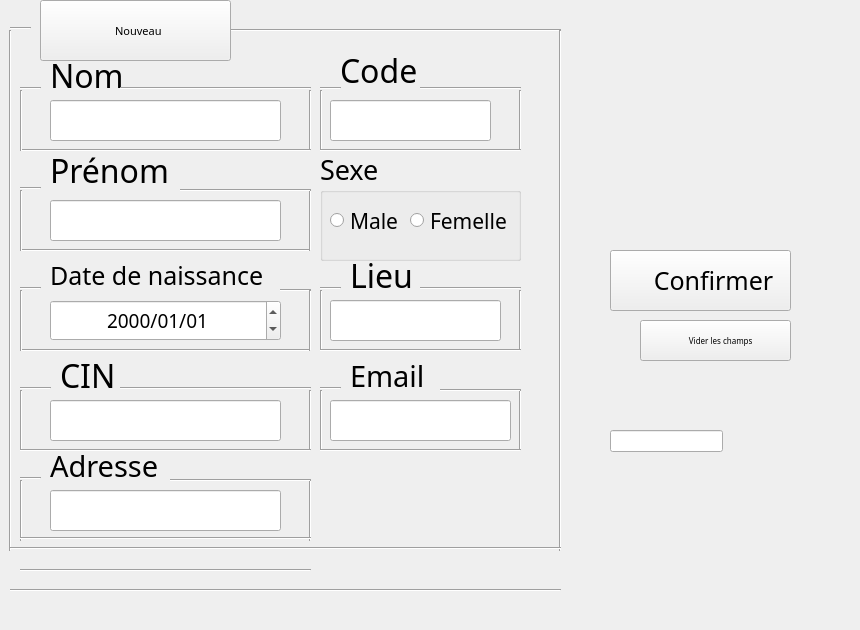
    <widget class="QWidget" name="tab_ajouter">
     <property name="font">
      <font>
       <family>Bahnschrift</family>
       <pointsize>8</pointsize>
      </font>
     </property>
     <attribute name="title">
      <string>Ajouter</string>
     </attribute>
     <widget class="QLabel" name="label">
      <property name="geometry">
       <rect>
        <x>0</x>
        <y>-1</y>
        <width>801</width>
        <height>591</height>
       </rect>
      </property>
      <property name="text">
       <string/>
      </property>
     </widget>
     <widget class="Line" name="line_4">
      <property name="geometry">
       <rect>
        <x>300</x>
        <y>90</y>
        <width>20</width>
        <height>61</height>
       </rect>
      </property>
      <property name="orientation">
       <enum>Qt::Vertical</enum>
      </property>
     </widget>
     <widget class="Line" name="line_38">
      <property name="geometry">
       <rect>
        <x>220</x>
        <y>20</y>
        <width>341</width>
        <height>20</height>
       </rect>
      </property>
      <property name="orientation">
       <enum>Qt::Horizontal</enum>
      </property>
     </widget>
     <widget class="Line" name="line_27">
      <property name="geometry">
       <rect>
        <x>510</x>
        <y>290</y>
        <width>20</width>
        <height>61</height>
       </rect>
      </property>
      <property name="orientation">
       <enum>Qt::Vertical</enum>
      </property>
     </widget>
     <widget class="QPushButton" name="pushButton">
      <property name="geometry">
       <rect>
        <x>40</x>
        <y>0</y>
        <width>191</width>
        <height>61</height>
       </rect>
      </property>
      <property name="text">
       <string>  Nouveau</string>
      </property>
     </widget>
     <widget class="Line" name="line_2">
      <property name="geometry">
       <rect>
        <x>20</x>
        <y>140</y>
        <width>291</width>
        <height>20</height>
       </rect>
      </property>
      <property name="orientation">
       <enum>Qt::Horizontal</enum>
      </property>
     </widget>
     <widget class="Line" name="line_23">
      <property name="geometry">
       <rect>
        <x>20</x>
        <y>470</y>
        <width>21</width>
        <height>16</height>
       </rect>
      </property>
      <property name="orientation">
       <enum>Qt::Horizontal</enum>
      </property>
     </widget>
     <widget class="Line" name="line_10">
      <property name="geometry">
       <rect>
        <x>20</x>
        <y>240</y>
        <width>291</width>
        <height>20</height>
       </rect>
      </property>
      <property name="orientation">
       <enum>Qt::Horizontal</enum>
      </property>
     </widget>
     <widget class="QLabel" name="label_6">
      <property name="geometry">
       <rect>
        <x>60</x>
        <y>360</y>
        <width>111</width>
        <height>31</height>
       </rect>
      </property>
      <property name="font">
       <font>
        <family>Bahnschrift</family>
        <pointsize>24</pointsize>
       </font>
      </property>
      <property name="text">
       <string>CIN</string>
      </property>
     </widget>
     <widget class="Line" name="line_36">
      <property name="geometry">
       <rect>
        <x>0</x>
        <y>30</y>
        <width>20</width>
        <height>521</height>
       </rect>
      </property>
      <property name="orientation">
       <enum>Qt::Vertical</enum>
      </property>
     </widget>
     <widget class="QLabel" name="label_3">
      <property name="geometry">
       <rect>
        <x>50</x>
        <y>60</y>
        <width>91</width>
        <height>31</height>
       </rect>
      </property>
      <property name="font">
       <font>
        <family>Bahnschrift</family>
        <pointsize>24</pointsize>
       </font>
      </property>
      <property name="text">
       <string>Nom</string>
      </property>
     </widget>
     <widget class="Line" name="line_8">
      <property name="geometry">
       <rect>
        <x>20</x>
        <y>180</y>
        <width>21</width>
        <height>16</height>
       </rect>
      </property>
      <property name="orientation">
       <enum>Qt::Horizontal</enum>
      </property>
     </widget>
     <widget class="QLineEdit" name="SexeEdit">
      <property name="geometry">
       <rect>
        <x>610</x>
        <y>430</y>
        <width>113</width>
        <height>22</height>
       </rect>
      </property>
     </widget>
     <widget class="QLabel" name="label_2">
      <property name="geometry">
       <rect>
        <x>20</x>
        <y>0</y>
        <width>51</width>
        <height>51</height>
       </rect>
      </property>
      <property name="text">
       <string/>
      </property>
     </widget>
     <widget class="Line" name="line_19">
      <property name="geometry">
       <rect>
        <x>20</x>
        <y>390</y>
        <width>3</width>
        <height>61</height>
       </rect>
      </property>
      <property name="orientation">
       <enum>Qt::Vertical</enum>
      </property>
     </widget>
     <widget class="QGroupBox" name="groupBox">
      <property name="geometry">
       <rect>
        <x>320</x>
        <y>150</y>
        <width>201</width>
        <height>111</height>
       </rect>
      </property>
      <property name="font">
       <font>
        <family>Bahnschrift</family>
        <pointsize>20</pointsize>
       </font>
      </property>
      <property name="title">
       <string>Sexe</string>
      </property>
      <widget class="QRadioButton" name="radioMale">
       <property name="geometry">
        <rect>
         <x>10</x>
         <y>50</y>
         <width>81</width>
         <height>41</height>
        </rect>
       </property>
       <property name="font">
        <font>
         <family>Bahnschrift</family>
         <pointsize>16</pointsize>
        </font>
       </property>
       <property name="text">
        <string>Male</string>
       </property>
      </widget>
      <widget class="QRadioButton" name="radioFemelle">
       <property name="geometry">
        <rect>
         <x>90</x>
         <y>50</y>
         <width>121</width>
         <height>41</height>
        </rect>
       </property>
       <property name="font">
        <font>
         <family>Bahnschrift</family>
         <pointsize>16</pointsize>
        </font>
       </property>
       <property name="text">
        <string>Femelle</string>
       </property>
      </widget>
     </widget>
     <widget class="Line" name="line_15">
      <property name="geometry">
       <rect>
        <x>20</x>
        <y>340</y>
        <width>291</width>
        <height>20</height>
       </rect>
      </property>
      <property name="orientation">
       <enum>Qt::Horizontal</enum>
      </property>
     </widget>
     <widget class="Line" name="line_7">
      <property name="geometry">
       <rect>
        <x>300</x>
        <y>190</y>
        <width>20</width>
        <height>61</height>
       </rect>
      </property>
      <property name="orientation">
       <enum>Qt::Vertical</enum>
      </property>
     </widget>
     <widget class="Line" name="line_17">
      <property name="geometry">
       <rect>
        <x>300</x>
        <y>390</y>
        <width>20</width>
        <height>61</height>
       </rect>
      </property>
      <property name="orientation">
       <enum>Qt::Vertical</enum>
      </property>
     </widget>
     <widget class="Line" name="line_6">
      <property name="geometry">
       <rect>
        <x>180</x>
        <y>180</y>
        <width>131</width>
        <height>20</height>
       </rect>
      </property>
      <property name="orientation">
       <enum>Qt::Horizontal</enum>
      </property>
     </widget>
     <widget class="QLabel" name="label_5">
      <property name="geometry">
       <rect>
        <x>50</x>
        <y>260</y>
        <width>241</width>
        <height>31</height>
       </rect>
      </property>
      <property name="font">
       <font>
        <family>Bahnschrift</family>
        <pointsize>19</pointsize>
       </font>
      </property>
      <property name="text">
       <string>Date de naissance</string>
      </property>
     </widget>
     <widget class="QPushButton" name="pushButton_2">
      <property name="geometry">
       <rect>
        <x>610</x>
        <y>250</y>
        <width>181</width>
        <height>61</height>
       </rect>
      </property>
      <property name="font">
       <font>
        <family>Bahnschrift</family>
        <pointsize>19</pointsize>
       </font>
      </property>
      <property name="text">
       <string>    Confirmer</string>
      </property>
     </widget>
     <widget class="QLabel" name="label_10">
      <property name="geometry">
       <rect>
        <x>580</x>
        <y>250</y>
        <width>61</width>
        <height>61</height>
       </rect>
      </property>
      <property name="text">
       <string/>
      </property>
     </widget>
     <widget class="Line" name="line_20">
      <property name="geometry">
       <rect>
        <x>20</x>
        <y>440</y>
        <width>291</width>
        <height>20</height>
       </rect>
      </property>
      <property name="orientation">
       <enum>Qt::Horizontal</enum>
      </property>
     </widget>
     <widget class="Line" name="line_28">
      <property name="geometry">
       <rect>
        <x>320</x>
        <y>280</y>
        <width>21</width>
        <height>16</height>
       </rect>
      </property>
      <property name="orientation">
       <enum>Qt::Horizontal</enum>
      </property>
     </widget>
     <widget class="Line" name="line_13">
      <property name="geometry">
       <rect>
        <x>20</x>
        <y>280</y>
        <width>21</width>
        <height>16</height>
       </rect>
      </property>
      <property name="orientation">
       <enum>Qt::Horizontal</enum>
      </property>
     </widget>
     <widget class="Line" name="line_37">
      <property name="geometry">
       <rect>
        <x>550</x>
        <y>30</y>
        <width>20</width>
        <height>521</height>
       </rect>
      </property>
      <property name="orientation">
       <enum>Qt::Vertical</enum>
      </property>
     </widget>
     <widget class="Line" name="line_18">
      <property name="geometry">
       <rect>
        <x>20</x>
        <y>380</y>
        <width>31</width>
        <height>16</height>
       </rect>
      </property>
      <property name="orientation">
       <enum>Qt::Horizontal</enum>
      </property>
     </widget>
     <widget class="QLabel" name="label_4">
      <property name="geometry">
       <rect>
        <x>50</x>
        <y>140</y>
        <width>131</width>
        <height>61</height>
       </rect>
      </property>
      <property name="font">
       <font>
        <family>Bahnschrift</family>
        <pointsize>24</pointsize>
       </font>
      </property>
      <property name="text">
       <string>Prénom</string>
      </property>
     </widget>
     <widget class="QLineEdit" name="LieuEdit">
      <property name="geometry">
       <rect>
        <x>330</x>
        <y>300</y>
        <width>171</width>
        <height>41</height>
       </rect>
      </property>
      <property name="font">
       <font>
        <pointsize>14</pointsize>
       </font>
      </property>
     </widget>
     <widget class="Line" name="line_25">
      <property name="geometry">
       <rect>
        <x>20</x>
        <y>560</y>
        <width>291</width>
        <height>20</height>
       </rect>
      </property>
      <property name="orientation">
       <enum>Qt::Horizontal</enum>
      </property>
     </widget>
     <widget class="Line" name="line_11">
      <property name="geometry">
       <rect>
        <x>280</x>
        <y>280</y>
        <width>31</width>
        <height>20</height>
       </rect>
      </property>
      <property name="orientation">
       <enum>Qt::Horizontal</enum>
      </property>
     </widget>
     <widget class="Line" name="line_26">
      <property name="geometry">
       <rect>
        <x>420</x>
        <y>280</y>
        <width>101</width>
        <height>16</height>
       </rect>
      </property>
      <property name="orientation">
       <enum>Qt::Horizontal</enum>
      </property>
     </widget>
     <widget class="Line" name="line_22">
      <property name="geometry">
       <rect>
        <x>300</x>
        <y>480</y>
        <width>20</width>
        <height>61</height>
       </rect>
      </property>
      <property name="orientation">
       <enum>Qt::Vertical</enum>
      </property>
     </widget>
     <widget class="Line" name="line_29">
      <property name="geometry">
       <rect>
        <x>320</x>
        <y>290</y>
        <width>3</width>
        <height>61</height>
       </rect>
      </property>
      <property name="orientation">
       <enum>Qt::Vertical</enum>
      </property>
     </widget>
     <widget class="Line" name="line_9">
      <property name="geometry">
       <rect>
        <x>20</x>
        <y>190</y>
        <width>3</width>
        <height>61</height>
       </rect>
      </property>
      <property name="orientation">
       <enum>Qt::Vertical</enum>
      </property>
     </widget>
     <widget class="Line" name="line_39">
      <property name="geometry">
       <rect>
        <x>10</x>
        <y>580</y>
        <width>551</width>
        <height>20</height>
       </rect>
      </property>
      <property name="orientation">
       <enum>Qt::Horizontal</enum>
      </property>
     </widget>
     <widget class="QLineEdit" name="nomEdit">
      <property name="geometry">
       <rect>
        <x>50</x>
        <y>100</y>
        <width>231</width>
        <height>41</height>
       </rect>
      </property>
      <property name="font">
       <font>
        <pointsize>14</pointsize>
       </font>
      </property>
     </widget>
     <widget class="Line" name="line_14">
      <property name="geometry">
       <rect>
        <x>20</x>
        <y>290</y>
        <width>3</width>
        <height>61</height>
       </rect>
      </property>
      <property name="orientation">
       <enum>Qt::Vertical</enum>
      </property>
     </widget>
     <widget class="Line" name="line">
      <property name="geometry">
       <rect>
        <x>120</x>
        <y>80</y>
        <width>191</width>
        <height>16</height>
       </rect>
      </property>
      <property name="orientation">
       <enum>Qt::Horizontal</enum>
      </property>
     </widget>
     <widget class="Line" name="line_5">
      <property name="geometry">
       <rect>
        <x>20</x>
        <y>80</y>
        <width>21</width>
        <height>16</height>
       </rect>
      </property>
      <property name="orientation">
       <enum>Qt::Horizontal</enum>
      </property>
     </widget>
     <widget class="QLabel" name="label_7">
      <property name="geometry">
       <rect>
        <x>50</x>
        <y>450</y>
        <width>151</width>
        <height>31</height>
       </rect>
      </property>
      <property name="font">
       <font>
        <family>Bahnschrift</family>
        <pointsize>22</pointsize>
       </font>
      </property>
      <property name="text">
       <string>Adresse</string>
      </property>
     </widget>
     <widget class="Line" name="line_30">
      <property name="geometry">
       <rect>
        <x>320</x>
        <y>340</y>
        <width>201</width>
        <height>20</height>
       </rect>
      </property>
      <property name="orientation">
       <enum>Qt::Horizontal</enum>
      </property>
     </widget>
     <widget class="Line" name="line_24">
      <property name="geometry">
       <rect>
        <x>20</x>
        <y>480</y>
        <width>3</width>
        <height>61</height>
       </rect>
      </property>
      <property name="orientation">
       <enum>Qt::Vertical</enum>
      </property>
     </widget>
     <widget class="QLineEdit" name="adresseEdit">
      <property name="geometry">
       <rect>
        <x>50</x>
        <y>490</y>
        <width>231</width>
        <height>41</height>
       </rect>
      </property>
      <property name="font">
       <font>
        <pointsize>14</pointsize>
       </font>
      </property>
     </widget>
     <widget class="Line" name="line_3">
      <property name="geometry">
       <rect>
        <x>20</x>
        <y>90</y>
        <width>3</width>
        <height>61</height>
       </rect>
      </property>
      <property name="orientation">
       <enum>Qt::Vertical</enum>
      </property>
     </widget>
     <widget class="Line" name="line_12">
      <property name="geometry">
       <rect>
        <x>300</x>
        <y>290</y>
        <width>20</width>
        <height>61</height>
       </rect>
      </property>
      <property name="orientation">
       <enum>Qt::Vertical</enum>
      </property>
     </widget>
     <widget class="Line" name="line_21">
      <property name="geometry">
       <rect>
        <x>170</x>
        <y>470</y>
        <width>141</width>
        <height>20</height>
       </rect>
      </property>
      <property name="orientation">
       <enum>Qt::Horizontal</enum>
      </property>
     </widget>
     <widget class="QLabel" name="label_11">
      <property name="geometry">
       <rect>
        <x>620</x>
        <y>320</y>
        <width>41</width>
        <height>41</height>
       </rect>
      </property>
      <property name="text">
       <string/>
      </property>
     </widget>
     <widget class="QLineEdit" name="CINEdit">
      <property name="geometry">
       <rect>
        <x>50</x>
        <y>400</y>
        <width>231</width>
        <height>41</height>
       </rect>
      </property>
      <property name="font">
       <font>
        <pointsize>14</pointsize>
       </font>
      </property>
     </widget>
     <widget class="Line" name="line_16">
      <property name="geometry">
       <rect>
        <x>120</x>
        <y>380</y>
        <width>191</width>
        <height>16</height>
       </rect>
      </property>
      <property name="orientation">
       <enum>Qt::Horizontal</enum>
      </property>
     </widget>
     <widget class="QPushButton" name="pushButton_3">
      <property name="geometry">
       <rect>
        <x>640</x>
        <y>320</y>
        <width>151</width>
        <height>41</height>
       </rect>
      </property>
      <property name="font">
       <font>
        <pointsize>6</pointsize>
       </font>
      </property>
      <property name="text">
       <string>     Vider les champs</string>
      </property>
     </widget>
     <widget class="QLineEdit" name="prenomEdit">
      <property name="geometry">
       <rect>
        <x>50</x>
        <y>200</y>
        <width>231</width>
        <height>41</height>
       </rect>
      </property>
      <property name="font">
       <font>
        <pointsize>14</pointsize>
       </font>
      </property>
     </widget>
     <widget class="QLabel" name="label_8">
      <property name="geometry">
       <rect>
        <x>350</x>
        <y>260</y>
        <width>101</width>
        <height>31</height>
       </rect>
      </property>
      <property name="font">
       <font>
        <family>Bahnschrift</family>
        <pointsize>24</pointsize>
       </font>
      </property>
      <property name="text">
       <string>Lieu</string>
      </property>
     </widget>
     <widget class="Line" name="line_31">
      <property name="geometry">
       <rect>
        <x>20</x>
        <y>530</y>
        <width>291</width>
        <height>16</height>
       </rect>
      </property>
      <property name="orientation">
       <enum>Qt::Horizontal</enum>
      </property>
     </widget>
     <widget class="Line" name="line_32">
      <property name="geometry">
       <rect>
        <x>10</x>
        <y>540</y>
        <width>551</width>
        <height>16</height>
       </rect>
      </property>
      <property name="orientation">
       <enum>Qt::Horizontal</enum>
      </property>
     </widget>
     <widget class="QLabel" name="label_9">
      <property name="geometry">
       <rect>
        <x>660</x>
        <y>430</y>
        <width>191</width>
        <height>191</height>
       </rect>
      </property>
      <property name="text">
       <string/>
      </property>
     </widget>
     <widget class="QLabel" name="label_12">
      <property name="geometry">
       <rect>
        <x>630</x>
        <y>60</y>
        <width>121</width>
        <height>121</height>
       </rect>
      </property>
      <property name="text">
       <string/>
      </property>
     </widget>
     <widget class="QLabel" name="label_13">
      <property name="geometry">
       <rect>
        <x>620</x>
        <y>30</y>
        <width>51</width>
        <height>51</height>
       </rect>
      </property>
      <property name="text">
       <string/>
      </property>
     </widget>
     <widget class="QDateEdit" name="dateEdit">
      <property name="geometry">
       <rect>
        <x>50</x>
        <y>300</y>
        <width>231</width>
        <height>41</height>
       </rect>
      </property>
      <property name="font">
       <font>
        <pointsize>14</pointsize>
       </font>
      </property>
      <property name="layoutDirection">
       <enum>Qt::LeftToRight</enum>
      </property>
      <property name="alignment">
       <set>Qt::AlignCenter</set>
      </property>
      <property name="displayFormat">
       <string>yyyy/MM/dd</string>
      </property>
     </widget>
     <widget class="Line" name="line_33">
      <property name="geometry">
       <rect>
        <x>320</x>
        <y>90</y>
        <width>3</width>
        <height>61</height>
       </rect>
      </property>
      <property name="orientation">
       <enum>Qt::Vertical</enum>
      </property>
     </widget>
     <widget class="Line" name="line_34">
      <property name="geometry">
       <rect>
        <x>510</x>
        <y>90</y>
        <width>20</width>
        <height>61</height>
       </rect>
      </property>
      <property name="orientation">
       <enum>Qt::Vertical</enum>
      </property>
     </widget>
     <widget class="QLabel" name="label_14">
      <property name="geometry">
       <rect>
        <x>340</x>
        <y>50</y>
        <width>91</width>
        <height>41</height>
       </rect>
      </property>
      <property name="font">
       <font>
        <family>Bahnschrift</family>
        <pointsize>24</pointsize>
       </font>
      </property>
      <property name="text">
       <string>Code</string>
      </property>
     </widget>
     <widget class="Line" name="line_35">
      <property name="geometry">
       <rect>
        <x>320</x>
        <y>80</y>
        <width>21</width>
        <height>16</height>
       </rect>
      </property>
      <property name="orientation">
       <enum>Qt::Horizontal</enum>
      </property>
     </widget>
     <widget class="Line" name="line_40">
      <property name="geometry">
       <rect>
        <x>420</x>
        <y>80</y>
        <width>101</width>
        <height>16</height>
       </rect>
      </property>
      <property name="orientation">
       <enum>Qt::Horizontal</enum>
      </property>
     </widget>
     <widget class="Line" name="line_41">
      <property name="geometry">
       <rect>
        <x>320</x>
        <y>140</y>
        <width>201</width>
        <height>20</height>
       </rect>
      </property>
      <property name="orientation">
       <enum>Qt::Horizontal</enum>
      </property>
     </widget>
     <widget class="QLineEdit" name="CodeEdit">
      <property name="geometry">
       <rect>
        <x>330</x>
        <y>100</y>
        <width>161</width>
        <height>41</height>
       </rect>
      </property>
      <property name="font">
       <font>
        <pointsize>14</pointsize>
       </font>
      </property>
     </widget>
     <widget class="Line" name="line_129">
      <property name="geometry">
       <rect>
        <x>10</x>
        <y>20</y>
        <width>21</width>
        <height>16</height>
       </rect>
      </property>
      <property name="orientation">
       <enum>Qt::Horizontal</enum>
      </property>
     </widget>
     <widget class="QLineEdit" name="EmailEdit">
      <property name="geometry">
       <rect>
        <x>330</x>
        <y>400</y>
        <width>181</width>
        <height>41</height>
       </rect>
      </property>
      <property name="font">
       <font>
        <pointsize>14</pointsize>
       </font>
      </property>
     </widget>
     <widget class="Line" name="line_230">
      <property name="geometry">
       <rect>
        <x>320</x>
        <y>380</y>
        <width>21</width>
        <height>16</height>
       </rect>
      </property>
      <property name="orientation">
       <enum>Qt::Horizontal</enum>
      </property>
     </widget>
     <widget class="Line" name="line_229">
      <property name="geometry">
       <rect>
        <x>320</x>
        <y>390</y>
        <width>3</width>
        <height>61</height>
       </rect>
      </property>
      <property name="orientation">
       <enum>Qt::Vertical</enum>
      </property>
     </widget>
     <widget class="Line" name="line_228">
      <property name="geometry">
       <rect>
        <x>510</x>
        <y>390</y>
        <width>20</width>
        <height>61</height>
       </rect>
      </property>
      <property name="orientation">
       <enum>Qt::Vertical</enum>
      </property>
     </widget>
     <widget class="QLabel" name="label_83">
      <property name="geometry">
       <rect>
        <x>350</x>
        <y>360</y>
        <width>101</width>
        <height>31</height>
       </rect>
      </property>
      <property name="font">
       <font>
        <family>Bahnschrift</family>
        <pointsize>22</pointsize>
       </font>
      </property>
      <property name="text">
       <string>Email</string>
      </property>
     </widget>
     <widget class="Line" name="line_231">
      <property name="geometry">
       <rect>
        <x>320</x>
        <y>440</y>
        <width>201</width>
        <height>20</height>
       </rect>
      </property>
      <property name="orientation">
       <enum>Qt::Horizontal</enum>
      </property>
     </widget>
     <widget class="Line" name="line_232">
      <property name="geometry">
       <rect>
        <x>440</x>
        <y>380</y>
        <width>81</width>
        <height>20</height>
       </rect>
      </property>
      <property name="orientation">
       <enum>Qt::Horizontal</enum>
      </property>
     </widget>
     <zorder>SexeEdit</zorder>
     <zorder>label</zorder>
     <zorder>line_4</zorder>
     <zorder>line_38</zorder>
     <zorder>line_27</zorder>
     <zorder>pushButton</zorder>
     <zorder>line_2</zorder>
     <zorder>line_23</zorder>
     <zorder>line_10</zorder>
     <zorder>label_6</zorder>
     <zorder>line_36</zorder>
     <zorder>label_3</zorder>
     <zorder>line_8</zorder>
     <zorder>line_19</zorder>
     <zorder>groupBox</zorder>
     <zorder>line_15</zorder>
     <zorder>line_7</zorder>
     <zorder>line_17</zorder>
     <zorder>line_6</zorder>
     <zorder>label_5</zorder>
     <zorder>pushButton_2</zorder>
     <zorder>line_20</zorder>
     <zorder>line_28</zorder>
     <zorder>line_13</zorder>
     <zorder>line_37</zorder>
     <zorder>line_18</zorder>
     <zorder>label_4</zorder>
     <zorder>LieuEdit</zorder>
     <zorder>line_25</zorder>
     <zorder>line_11</zorder>
     <zorder>line_26</zorder>
     <zorder>line_22</zorder>
     <zorder>line_29</zorder>
     <zorder>line_9</zorder>
     <zorder>line_39</zorder>
     <zorder>nomEdit</zorder>
     <zorder>line_14</zorder>
     <zorder>line</zorder>
     <zorder>line_5</zorder>
     <zorder>label_7</zorder>
     <zorder>line_30</zorder>
     <zorder>line_24</zorder>
     <zorder>adresseEdit</zorder>
     <zorder>line_3</zorder>
     <zorder>line_12</zorder>
     <zorder>line_21</zorder>
     <zorder>CINEdit</zorder>
     <zorder>line_16</zorder>
     <zorder>pushButton_3</zorder>
     <zorder>prenomEdit</zorder>
     <zorder>label_8</zorder>
     <zorder>line_31</zorder>
     <zorder>line_32</zorder>
     <zorder>label_10</zorder>
     <zorder>label_9</zorder>
     <zorder>label_11</zorder>
     <zorder>label_12</zorder>
     <zorder>label_13</zorder>
     <zorder>dateEdit</zorder>
     <zorder>line_33</zorder>
     <zorder>line_34</zorder>
     <zorder>label_14</zorder>
     <zorder>line_35</zorder>
     <zorder>line_40</zorder>
     <zorder>line_41</zorder>
     <zorder>CodeEdit</zorder>
     <zorder>line_129</zorder>
     <zorder>label_2</zorder>
     <zorder>EmailEdit</zorder>
     <zorder>line_230</zorder>
     <zorder>line_229</zorder>
     <zorder>line_228</zorder>
     <zorder>label_83</zorder>
     <zorder>line_231</zorder>
     <zorder>line_232</zorder>
    </widget>
